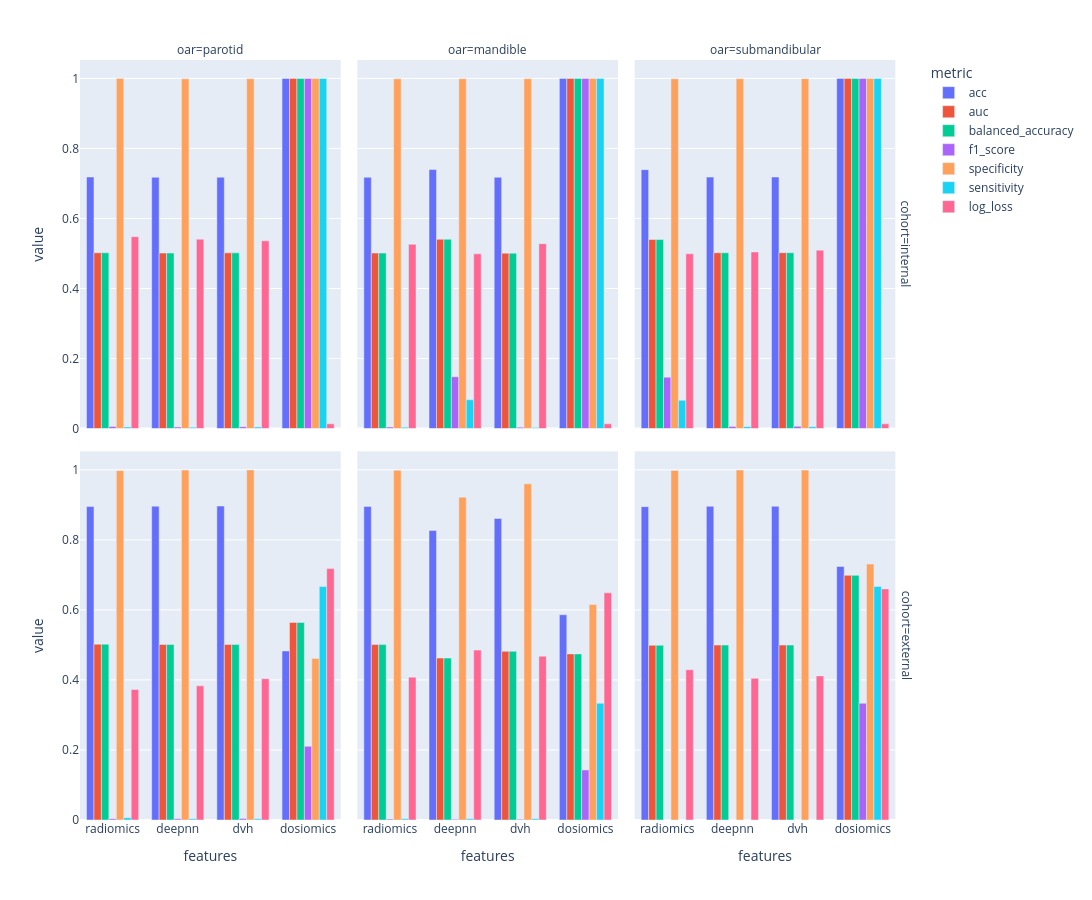

Notebook code for this chart:
### Markdown cell above
## 015

### Code cell
import os, json
import pandas
import plotly.express as px

path_ = r"C:\Users\bilel.guetarni\Desktop\workspace\SEQ-RT\experiments\015"


result_df = []
for run in os.listdir(path_):
    with open(os.path.join(path_, run, "params.json"), "r") as f:
        params = json.load(f)

    metrics_df = pandas.read_csv(os.path.join(path_, run, "internal_metrics.csv"))
    metrics_df = metrics_df.drop(columns=["Unnamed: 0"])
    avg_metrics = metrics_df.mean().to_dict()
    for k, v in avg_metrics.items():
        oar = params["oars"] if isinstance(params["oars"], str) else "+".join(params["oars"])
        features = "+".join([k for k,v in params["features"].items() if v])
        result_df.append({"cohort": "internal", "oar": oar.split("_")[0], "features": features, "metric": k, "value": v, "std": metrics_df.std().to_dict()[k]})

    metrics_df = pandas.read_csv(os.path.join(path_, run, "external_metrics.csv"))
    metrics_df = metrics_df.drop(columns=["Unnamed: 0"])
    avg_metrics = metrics_df.mean().to_dict()
    for k, v in avg_metrics.items():
        oar = params["oars"] if isinstance(params["oars"], str) else "+".join(params["oars"])
        features = "+".join([k for k,v in params["features"].items() if v])
        result_df.append({"cohort": "external", "oar": oar.split("_")[0], "features": features, "metric": k, "value": v, "std": metrics_df.std().to_dict()[k]})

result_df = pandas.DataFrame(result_df)
fig = px.bar(result_df, x="features", y="value", color="metric", barmode="group", facet_col="oar", facet_row="cohort")
fig.update_layout(autosize=False, width=1600, height=900)
fig.show()

### Figure 1 — Plotly figure (JSON) as saved in the notebook; plotly's stock layout.template omitted (floating-point values rounded to 4 significant figures)
{"data": [{"alignmentgroup": "True", "hovertemplate": "metric=acc<br>cohort=internal<br>oar=parotid<br>features=%{x}<br>value=%{y}<extra></extra>", "legendgroup": "acc", "marker": {"color": "#636efa", "pattern": {"shape": ""}}, "name": "acc", "offsetgroup": "acc", "orientation": "v", "showlegend": true, "textposition": "auto", "type": "bar", "x": ["radiomics", "deepnn", "dvh", "dosiomics"], "xaxis": "x4", "y": [0.7185, 0.7176, 0.718, 1.0], "yaxis": "y4"}, {"alignmentgroup": "True", "hovertemplate": "metric=acc<br>cohort=internal<br>oar=mandible<br>features=%{x}<br>value=%{y}<extra></extra>", "legendgroup": "acc", "marker": {"color": "#636efa", "pattern": {"shape": ""}}, "name": "acc", "offsetgroup": "acc", "orientation": "v", "showlegend": false, "textposition": "auto", "type": "bar", "x": ["deepnn", "dvh", "dosiomics", "radiomics"], "xaxis": "x5", "y": [0.74, 0.7176, 1.0, 0.7176], "yaxis": "y5"}, {"alignmentgroup": "True", "hovertemplate": "metric=acc<br>cohort=internal<br>oar=submandibular<br>features=%{x}<br>value=%{y}<extra></extra>", "legendgroup": "acc", "marker": {"color": "#636efa", "pattern": {"shape": ""}}, "name": "acc", "offsetgroup": "acc", "orientation": "v", "showlegend": false, "textposition": "auto", "type": "bar", "x": ["radiomics", "deepnn", "dvh", "dosiomics"], "xaxis": "x6", "y": [0.7396, 0.7183, 0.7185, 1.0], "yaxis": "y6"}, {"alignmentgroup": "True", "hovertemplate": "metric=acc<br>cohort=external<br>oar=parotid<br>features=%{x}<br>value=%{y}<extra></extra>", "legendgroup": "acc", "marker": {"color": "#636efa", "pattern": {"shape": ""}}, "name": "acc", "offsetgroup": "acc", "orientation": "v", "showlegend": false, "textposition": "auto", "type": "bar", "x": ["radiomics", "deepnn", "dvh", "dosiomics"], "xaxis": "x", "y": [0.8952, 0.8962, 0.8966, 0.4828], "yaxis": "y"}, {"alignmentgroup": "True", "hovertemplate": "metric=acc<br>cohort=external<br>oar=mandible<br>features=%{x}<br>value=%{y}<extra></extra>", "legendgroup": "acc", "marker": {"color": "#636efa", "pattern": {"shape": ""}}, "name": "acc", "offsetgroup": "acc", "orientation": "v", "showlegend": false, "textposition": "auto", "type": "bar", "x": ["deepnn", "dvh", "dosiomics", "radiomics"], "xaxis": "x2", "y": [0.8269, 0.861, 0.5862, 0.8955], "yaxis": "y2"}, {"alignmentgroup": "True", "hovertemplate": "metric=acc<br>cohort=external<br>oar=submandibular<br>features=%{x}<br>value=%{y}<extra></extra>", "legendgroup": "acc", "marker": {"color": "#636efa", "pattern": {"shape": ""}}, "name": "acc", "offsetgroup": "acc", "orientation": "v", "showlegend": false, "textposition": "auto", "type": "bar", "x": ["radiomics", "deepnn", "dvh", "dosiomics"], "xaxis": "x3", "y": [0.8948, 0.8959, 0.8959, 0.7241], "yaxis": "y3"}, {"alignmentgroup": "True", "hovertemplate": "metric=auc<br>cohort=internal<br>oar=parotid<br>features=%{x}<br>value=%{y}<extra></extra>", "legendgroup": "auc", "marker": {"color": "#EF553B", "pattern": {"shape": ""}}, "name": "auc", "offsetgroup": "auc", "orientation": "v", "showlegend": true, "textposition": "auto", "type": "bar", "x": ["radiomics", "deepnn", "dvh", "dosiomics"], "xaxis": "x4", "y": [0.5022, 0.5013, 0.5019, 1.0], "yaxis": "y4"}, {"alignmentgroup": "True", "hovertemplate": "metric=auc<br>cohort=internal<br>oar=mandible<br>features=%{x}<br>value=%{y}<extra></extra>", "legendgroup": "auc", "marker": {"color": "#EF553B", "pattern": {"shape": ""}}, "name": "auc", "offsetgroup": "auc", "orientation": "v", "showlegend": false, "textposition": "auto", "type": "bar", "x": ["deepnn", "dvh", "dosiomics", "radiomics"], "xaxis": "x5", "y": [0.5407, 0.5011, 1.0, 0.5013], "yaxis": "y5"}, {"alignmentgroup": "True", "hovertemplate": "metric=auc<br>cohort=internal<br>oar=submandibular<br>features=%{x}<br>value=%{y}<extra></extra>", "legendgroup": "auc", "marker": {"color": "#EF553B", "pattern": {"shape": ""}}, "name": "auc", "offsetgroup": "auc", "orientation": "v", "showlegend": false, "textposition": "auto", "type": "bar", "x": ["radiomics", "deepnn", "dvh", "dosiomics"], "xaxis": "x6", "y": [0.5399, 0.5022, 0.5024, 1.0], "yaxis": "y6"}, {"alignmentgroup": "True", "hovertemplate": "metric=auc<br>cohort=external<br>oar=parotid<br>features=%{x}<br>value=%{y}<extra></extra>", "legendgroup": "auc", "marker": {"color": "#EF553B", "pattern": {"shape": ""}}, "name": "auc", "offsetgroup": "auc", "orientation": "v", "showlegend": false, "textposition": "auto", "type": "bar", "x": ["radiomics", "deepnn", "dvh", "dosiomics"], "xaxis": "x", "y": [0.5022, 0.5013, 0.5015, 0.5641], "yaxis": "y"}, {"alignmentgroup": "True", "hovertemplate": "metric=auc<br>cohort=external<br>oar=mandible<br>features=%{x}<br>value=%{y}<extra></extra>", "legendgroup": "auc", "marker": {"color": "#EF553B", "pattern": {"shape": ""}}, "name": "auc", "offsetgroup": "auc", "orientation": "v", "showlegend": false, "textposition": "auto", "type": "bar", "x": ["deepnn", "dvh", "dosiomics", "radiomics"], "xaxis": "x2", "y": [0.4626, 0.4817, 0.4744, 0.5009], "yaxis": "y2"}, {"alignmentgroup": "True", "hovertemplate": "metric=auc<br>cohort=external<br>oar=submandibular<br>features=%{x}<br>value=%{y}<extra></extra>", "legendgroup": "auc", "marker": {"color": "#EF553B", "pattern": {"shape": ""}}, "name": "auc", "offsetgroup": "auc", "orientation": "v", "showlegend": false, "textposition": "auto", "type": "bar", "x": ["radiomics", "deepnn", "dvh", "dosiomics"], "xaxis": "x3", "y": [0.499, 0.4996, 0.4996, 0.6987], "yaxis": "y3"}, {"alignmentgroup": "True", "hovertemplate": "metric=balanced_accuracy<br>cohort=internal<br>oar=parotid<br>features=%{x}<br>value=%{y}<extra></extra>", "legendgroup": "balanced_accuracy", "marker": {"color": "#00cc96", "pattern": {"shape": ""}}, "name": "balanced_accuracy", "offsetgroup": "balanced_accuracy", "orientation": "v", "showlegend": true, "textposition": "auto", "type": "bar", "x": ["radiomics", "deepnn", "dvh", "dosiomics"], "xaxis": "x4", "y": [0.5022, 0.5013, 0.5019, 1.0], "yaxis": "y4"}, {"alignmentgroup": "True", "hovertemplate": "metric=balanced_accuracy<br>cohort=internal<br>oar=mandible<br>features=%{x}<br>value=%{y}<extra></extra>", "legendgroup": "balanced_accuracy", "marker": {"color": "#00cc96", "pattern": {"shape": ""}}, "name": "balanced_accuracy", "offsetgroup": "balanced_accuracy", "orientation": "v", "showlegend": false, "textposition": "auto", "type": "bar", "x": ["deepnn", "dvh", "dosiomics", "radiomics"], "xaxis": "x5", "y": [0.5407, 0.5011, 1.0, 0.5013], "yaxis": "y5"}, {"alignmentgroup": "True", "hovertemplate": "metric=balanced_accuracy<br>cohort=internal<br>oar=submandibular<br>features=%{x}<br>value=%{y}<extra></extra>", "legendgroup": "balanced_accuracy", "marker": {"color": "#00cc96", "pattern": {"shape": ""}}, "name": "balanced_accuracy", "offsetgroup": "balanced_accuracy", "orientation": "v", "showlegend": false, "textposition": "auto", "type": "bar", "x": ["radiomics", "deepnn", "dvh", "dosiomics"], "xaxis": "x6", "y": [0.5399, 0.5022, 0.5024, 1.0], "yaxis": "y6"}, {"alignmentgroup": "True", "hovertemplate": "metric=balanced_accuracy<br>cohort=external<br>oar=parotid<br>features=%{x}<br>value=%{y}<extra></extra>", "legendgroup": "balanced_accuracy", "marker": {"color": "#00cc96", "pattern": {"shape": ""}}, "name": "balanced_accuracy", "offsetgroup": "balanced_accuracy", "orientation": "v", "showlegend": false, "textposition": "auto", "type": "bar", "x": ["radiomics", "deepnn", "dvh", "dosiomics"], "xaxis": "x", "y": [0.5022, 0.5013, 0.5015, 0.5641], "yaxis": "y"}, {"alignmentgroup": "True", "hovertemplate": "metric=balanced_accuracy<br>cohort=external<br>oar=mandible<br>features=%{x}<br>value=%{y}<extra></extra>", "legendgroup": "balanced_accuracy", "marker": {"color": "#00cc96", "pattern": {"shape": ""}}, "name": "balanced_accuracy", "offsetgroup": "balanced_accuracy", "orientation": "v", "showlegend": false, "textposition": "auto", "type": "bar", "x": ["deepnn", "dvh", "dosiomics", "radiomics"], "xaxis": "x2", "y": [0.4626, 0.4817, 0.4744, 0.5009], "yaxis": "y2"}, {"alignmentgroup": "True", "hovertemplate": "metric=balanced_accuracy<br>cohort=external<br>oar=submandibular<br>features=%{x}<br>value=%{y}<extra></extra>", "legendgroup": "balanced_accuracy", "marker": {"color": "#00cc96", "pattern": {"shape": ""}}, "name": "balanced_accuracy", "offsetgroup": "balanced_accuracy", "orientation": "v", "showlegend": false, "textposition": "auto", "type": "bar", "x": ["radiomics", "deepnn", "dvh", "dosiomics"], "xaxis": "x3", "y": [0.499, 0.4996, 0.4996, 0.6987], "yaxis": "y3"}, {"alignmentgroup": "True", "hovertemplate": "metric=f1_score<br>cohort=internal<br>oar=parotid<br>features=%{x}<br>value=%{y}<extra></extra>", "legendgroup": "f1_score", "marker": {"color": "#ab63fa", "pattern": {"shape": ""}}, "name": "f1_score", "offsetgroup": "f1_score", "orientation": "v", "showlegend": true, "textposition": "auto", "type": "bar", "x": ["radiomics", "deepnn", "dvh", "dosiomics"], "xaxis": "x4", "y": [0.006, 0.004545, 0.005455, 1.0], "yaxis": "y4"}, {"alignmentgroup": "True", "hovertemplate": "metric=f1_score<br>cohort=internal<br>oar=mandible<br>features=%{x}<br>value=%{y}<extra></extra>", "legendgroup": "f1_score", "marker": {"color": "#ab63fa", "pattern": {"shape": ""}}, "name": "f1_score", "offsetgroup": "f1_score", "orientation": "v", "showlegend": false, "textposition": "auto", "type": "bar", "x": ["deepnn", "dvh", "dosiomics", "radiomics"], "xaxis": "x5", "y": [0.1481, 0.004, 1.0, 0.004545], "yaxis": "y5"}, {"alignmentgroup": "True", "hovertemplate": "metric=f1_score<br>cohort=internal<br>oar=submandibular<br>features=%{x}<br>value=%{y}<extra></extra>", "legendgroup": "f1_score", "marker": {"color": "#ab63fa", "pattern": {"shape": ""}}, "name": "f1_score", "offsetgroup": "f1_score", "orientation": "v", "showlegend": false, "textposition": "auto", "type": "bar", "x": ["radiomics", "deepnn", "dvh", "dosiomics"], "xaxis": "x6", "y": [0.1469, 0.006087, 0.006364, 1.0], "yaxis": "y6"}, {"alignmentgroup": "True", "hovertemplate": "metric=f1_score<br>cohort=external<br>oar=parotid<br>features=%{x}<br>value=%{y}<extra></extra>", "legendgroup": "f1_score", "marker": {"color": "#ab63fa", "pattern": {"shape": ""}}, "name": "f1_score", "offsetgroup": "f1_score", "orientation": "v", "showlegend": false, "textposition": "auto", "type": "bar", "x": ["radiomics", "deepnn", "dvh", "dosiomics"], "xaxis": "x", "y": [0.003636, 0.003333, 0.004, 0.2105], "yaxis": "y"}, {"alignmentgroup": "True", "hovertemplate": "metric=f1_score<br>cohort=external<br>oar=mandible<br>features=%{x}<br>value=%{y}<extra></extra>", "legendgroup": "f1_score", "marker": {"color": "#ab63fa", "pattern": {"shape": ""}}, "name": "f1_score", "offsetgroup": "f1_score", "orientation": "v", "showlegend": false, "textposition": "auto", "type": "bar", "x": ["deepnn", "dvh", "dosiomics", "radiomics"], "xaxis": "x2", "y": [0.002222, 0.002222, 0.1429, 0.0025], "yaxis": "y2"}, {"alignmentgroup": "True", "hovertemplate": "metric=f1_score<br>cohort=external<br>oar=submandibular<br>features=%{x}<br>value=%{y}<extra></extra>", "legendgroup": "f1_score", "marker": {"color": "#ab63fa", "pattern": {"shape": ""}}, "name": "f1_score", "offsetgroup": "f1_score", "orientation": "v", "showlegend": false, "textposition": "auto", "type": "bar", "x": ["radiomics", "deepnn", "dvh", "dosiomics"], "xaxis": "x3", "y": [0.0, 0.0, 0.0, 0.3333], "yaxis": "y3"}, {"alignmentgroup": "True", "hovertemplate": "metric=specificity<br>cohort=internal<br>oar=parotid<br>features=%{x}<br>value=%{y}<extra></extra>", "legendgroup": "specificity", "marker": {"color": "#FFA15A", "pattern": {"shape": ""}}, "name": "specificity", "offsetgroup": "specificity", "orientation": "v", "showlegend": true, "textposition": "auto", "type": "bar", "x": ["radiomics", "deepnn", "dvh", "dosiomics"], "xaxis": "x4", "y": [0.9997, 0.9988, 0.9991, 1.0], "yaxis": "y4"}, {"alignmentgroup": "True", "hovertemplate": "metric=specificity<br>cohort=internal<br>oar=mandible<br>features=%{x}<br>value=%{y}<extra></extra>", "legendgroup": "specificity", "marker": {"color": "#FFA15A", "pattern": {"shape": ""}}, "name": "specificity", "offsetgroup": "specificity", "orientation": "v", "showlegend": false, "textposition": "auto", "type": "bar", "x": ["deepnn", "dvh", "dosiomics", "radiomics"], "xaxis": "x5", "y": [0.9991, 0.9991, 1.0, 0.9988], "yaxis": "y5"}, {"alignmentgroup": "True", "hovertemplate": "metric=specificity<br>cohort=internal<br>oar=submandibular<br>features=%{x}<br>value=%{y}<extra></extra>", "legendgroup": "specificity", "marker": {"color": "#FFA15A", "pattern": {"shape": ""}}, "name": "specificity", "offsetgroup": "specificity", "orientation": "v", "showlegend": false, "textposition": "auto", "type": "bar", "x": ["radiomics", "deepnn", "dvh", "dosiomics"], "xaxis": "x6", "y": [0.9991, 0.9991, 0.9994, 1.0], "yaxis": "y6"}, {"alignmentgroup": "True", "hovertemplate": "metric=specificity<br>cohort=external<br>oar=parotid<br>features=%{x}<br>value=%{y}<extra></extra>", "legendgroup": "specificity", "marker": {"color": "#FFA15A", "pattern": {"shape": ""}}, "name": "specificity", "offsetgroup": "specificity", "orientation": "v", "showlegend": false, "textposition": "auto", "type": "bar", "x": ["radiomics", "deepnn", "dvh", "dosiomics"], "xaxis": "x", "y": [0.9977, 0.9992, 0.9996, 0.4615], "yaxis": "y"}, {"alignmentgroup": "True", "hovertemplate": "metric=specificity<br>cohort=external<br>oar=mandible<br>features=%{x}<br>value=%{y}<extra></extra>", "legendgroup": "specificity", "marker": {"color": "#FFA15A", "pattern": {"shape": ""}}, "name": "specificity", "offsetgroup": "specificity", "orientation": "v", "showlegend": false, "textposition": "auto", "type": "bar", "x": ["deepnn", "dvh", "dosiomics", "radiomics"], "xaxis": "x2", "y": [0.9219, 0.96, 0.6154, 0.9985], "yaxis": "y2"}, {"alignmentgroup": "True", "hovertemplate": "metric=specificity<br>cohort=external<br>oar=submandibular<br>features=%{x}<br>value=%{y}<extra></extra>", "legendgroup": "specificity", "marker": {"color": "#FFA15A", "pattern": {"shape": ""}}, "name": "specificity", "offsetgroup": "specificity", "orientation": "v", "showlegend": false, "textposition": "auto", "type": "bar", "x": ["radiomics", "deepnn", "dvh", "dosiomics"], "xaxis": "x3", "y": [0.9981, 0.9992, 0.9992, 0.7308], "yaxis": "y3"}, {"alignmentgroup": "True", "hovertemplate": "metric=sensitivity<br>cohort=internal<br>oar=parotid<br>features=%{x}<br>value=%{y}<extra></extra>", "legendgroup": "sensitivity", "marker": {"color": "#19d3f3", "pattern": {"shape": ""}}, "name": "sensitivity", "offsetgroup": "sensitivity", "orientation": "v", "showlegend": true, "textposition": "auto", "type": "bar", "x": ["radiomics", "deepnn", "dvh", "dosiomics"], "xaxis": "x4", "y": [0.004615, 0.003846, 0.004615, 1.0], "yaxis": "y4"}, {"alignmentgroup": "True", "hovertemplate": "metric=sensitivity<br>cohort=internal<br>oar=mandible<br>features=%{x}<br>value=%{y}<extra></extra>", "legendgroup": "sensitivity", "marker": {"color": "#19d3f3", "pattern": {"shape": ""}}, "name": "sensitivity", "offsetgroup": "sensitivity", "orientation": "v", "showlegend": false, "textposition": "auto", "type": "bar", "x": ["deepnn", "dvh", "dosiomics", "radiomics"], "xaxis": "x5", "y": [0.08231, 0.003077, 1.0, 0.003846], "yaxis": "y5"}, {"alignmentgroup": "True", "hovertemplate": "metric=sensitivity<br>cohort=internal<br>oar=submandibular<br>features=%{x}<br>value=%{y}<extra></extra>", "legendgroup": "sensitivity", "marker": {"color": "#19d3f3", "pattern": {"shape": ""}}, "name": "sensitivity", "offsetgroup": "sensitivity", "orientation": "v", "showlegend": false, "textposition": "auto", "type": "bar", "x": ["radiomics", "deepnn", "dvh", "dosiomics"], "xaxis": "x6", "y": [0.08077, 0.005385, 0.005385, 1.0], "yaxis": "y6"}, {"alignmentgroup": "True", "hovertemplate": "metric=sensitivity<br>cohort=external<br>oar=parotid<br>features=%{x}<br>value=%{y}<extra></extra>", "legendgroup": "sensitivity", "marker": {"color": "#19d3f3", "pattern": {"shape": ""}}, "name": "sensitivity", "offsetgroup": "sensitivity", "orientation": "v", "showlegend": false, "textposition": "auto", "type": "bar", "x": ["radiomics", "deepnn", "dvh", "dosiomics"], "xaxis": "x", "y": [0.006667, 0.003333, 0.003333, 0.6667], "yaxis": "y"}, {"alignmentgroup": "True", "hovertemplate": "metric=sensitivity<br>cohort=external<br>oar=mandible<br>features=%{x}<br>value=%{y}<extra></extra>", "legendgroup": "sensitivity", "marker": {"color": "#19d3f3", "pattern": {"shape": ""}}, "name": "sensitivity", "offsetgroup": "sensitivity", "orientation": "v", "showlegend": false, "textposition": "auto", "type": "bar", "x": ["deepnn", "dvh", "dosiomics", "radiomics"], "xaxis": "x2", "y": [0.003333, 0.003333, 0.3333, 0.003333], "yaxis": "y2"}, {"alignmentgroup": "True", "hovertemplate": "metric=sensitivity<br>cohort=external<br>oar=submandibular<br>features=%{x}<br>value=%{y}<extra></extra>", "legendgroup": "sensitivity", "marker": {"color": "#19d3f3", "pattern": {"shape": ""}}, "name": "sensitivity", "offsetgroup": "sensitivity", "orientation": "v", "showlegend": false, "textposition": "auto", "type": "bar", "x": ["radiomics", "deepnn", "dvh", "dosiomics"], "xaxis": "x3", "y": [0.0, 0.0, 0.0, 0.6667], "yaxis": "y3"}, {"alignmentgroup": "True", "hovertemplate": "metric=log_loss<br>cohort=internal<br>oar=parotid<br>features=%{x}<br>value=%{y}<extra></extra>", "legendgroup": "log_loss", "marker": {"color": "#FF6692", "pattern": {"shape": ""}}, "name": "log_loss", "offsetgroup": "log_loss", "orientation": "v", "showlegend": true, "textposition": "auto", "type": "bar", "x": ["radiomics", "deepnn", "dvh", "dosiomics"], "xaxis": "x4", "y": [0.5482, 0.5409, 0.5362, 0.01356], "yaxis": "y4"}, {"alignmentgroup": "True", "hovertemplate": "metric=log_loss<br>cohort=internal<br>oar=mandible<br>features=%{x}<br>value=%{y}<extra></extra>", "legendgroup": "log_loss", "marker": {"color": "#FF6692", "pattern": {"shape": ""}}, "name": "log_loss", "offsetgroup": "log_loss", "orientation": "v", "showlegend": false, "textposition": "auto", "type": "bar", "x": ["deepnn", "dvh", "dosiomics", "radiomics"], "xaxis": "x5", "y": [0.499, 0.528, 0.01358, 0.5265], "yaxis": "y5"}, {"alignmentgroup": "True", "hovertemplate": "metric=log_loss<br>cohort=internal<br>oar=submandibular<br>features=%{x}<br>value=%{y}<extra></extra>", "legendgroup": "log_loss", "marker": {"color": "#FF6692", "pattern": {"shape": ""}}, "name": "log_loss", "offsetgroup": "log_loss", "orientation": "v", "showlegend": false, "textposition": "auto", "type": "bar", "x": ["radiomics", "deepnn", "dvh", "dosiomics"], "xaxis": "x6", "y": [0.4992, 0.5044, 0.5097, 0.01357], "yaxis": "y6"}, {"alignmentgroup": "True", "hovertemplate": "metric=log_loss<br>cohort=external<br>oar=parotid<br>features=%{x}<br>value=%{y}<extra></extra>", "legendgroup": "log_loss", "marker": {"color": "#FF6692", "pattern": {"shape": ""}}, "name": "log_loss", "offsetgroup": "log_loss", "orientation": "v", "showlegend": false, "textposition": "auto", "type": "bar", "x": ["radiomics", "deepnn", "dvh", "dosiomics"], "xaxis": "x", "y": [0.3727, 0.3832, 0.4034, 0.7179], "yaxis": "y"}, {"alignmentgroup": "True", "hovertemplate": "metric=log_loss<br>cohort=external<br>oar=mandible<br>features=%{x}<br>value=%{y}<extra></extra>", "legendgroup": "log_loss", "marker": {"color": "#FF6692", "pattern": {"shape": ""}}, "name": "log_loss", "offsetgroup": "log_loss", "orientation": "v", "showlegend": false, "textposition": "auto", "type": "bar", "x": ["deepnn", "dvh", "dosiomics", "radiomics"], "xaxis": "x2", "y": [0.4853, 0.4677, 0.6487, 0.408], "yaxis": "y2"}, {"alignmentgroup": "True", "hovertemplate": "metric=log_loss<br>cohort=external<br>oar=submandibular<br>features=%{x}<br>value=%{y}<extra></extra>", "legendgroup": "log_loss", "marker": {"color": "#FF6692", "pattern": {"shape": ""}}, "name": "log_loss", "offsetgroup": "log_loss", "orientation": "v", "showlegend": false, "textposition": "auto", "type": "bar", "x": ["radiomics", "deepnn", "dvh", "dosiomics"], "xaxis": "x3", "y": [0.4292, 0.4045, 0.4115, 0.66], "yaxis": "y3"}], "layout": {"annotations": [{"font": {}, "showarrow": false, "text": "oar=parotid", "x": 0.1567, "xanchor": "center", "xref": "paper", "y": 1, "yanchor": "bottom", "yref": "paper"}, {"font": {}, "showarrow": false, "text": "oar=mandible", "x": 0.49, "xanchor": "center", "xref": "paper", "y": 1, "yanchor": "bottom", "yref": "paper"}, {"font": {}, "showarrow": false, "text": "oar=submandibular", "x": 0.8233, "xanchor": "center", "xref": "paper", "y": 1, "yanchor": "bottom", "yref": "paper"}, {"font": {}, "showarrow": false, "text": "cohort=external", "textangle": 90, "x": 0.98, "xanchor": "left", "xref": "paper", "y": 0.2425, "yanchor": "middle", "yref": "paper"}, {"font": {}, "showarrow": false, "text": "cohort=internal", "textangle": 90, "x": 0.98, "xanchor": "left", "xref": "paper", "y": 0.7575, "yanchor": "middle", "yref": "paper"}], "autosize": false, "barmode": "group", "height": 900, "legend": {"title": {"text": "metric"}, "tracegroupgap": 0}, "margin": {"t": 60}, "width": 1600, "xaxis": {"anchor": "y", "domain": [0, 0.3133], "title": {"text": "features"}}, "xaxis2": {"anchor": "y2", "domain": [0.3333, 0.6467], "matches": "x", "title": {"text": "features"}}, "xaxis3": {"anchor": "y3", "domain": [0.6667, 0.98], "matches": "x", "title": {"text": "features"}}, "xaxis4": {"anchor": "y4", "domain": [0, 0.3133], "matches": "x", "showticklabels": false}, "xaxis5": {"anchor": "y5", "domain": [0.3333, 0.6467], "matches": "x", "showticklabels": false}, "xaxis6": {"anchor": "y6", "domain": [0.6667, 0.98], "matches": "x", "showticklabels": false}, "yaxis": {"anchor": "x", "domain": [0, 0.485], "title": {"text": "value"}}, "yaxis2": {"anchor": "x2", "domain": [0, 0.485], "matches": "y", "showticklabels": false}, "yaxis3": {"anchor": "x3", "domain": [0, 0.485], "matches": "y", "showticklabels": false}, "yaxis4": {"anchor": "x4", "domain": [0.515, 1], "matches": "y", "title": {"text": "value"}}, "yaxis5": {"anchor": "x5", "domain": [0.515, 1], "matches": "y", "showticklabels": false}, "yaxis6": {"anchor": "x6", "domain": [0.515, 1], "matches": "y", "showticklabels": false}}}
